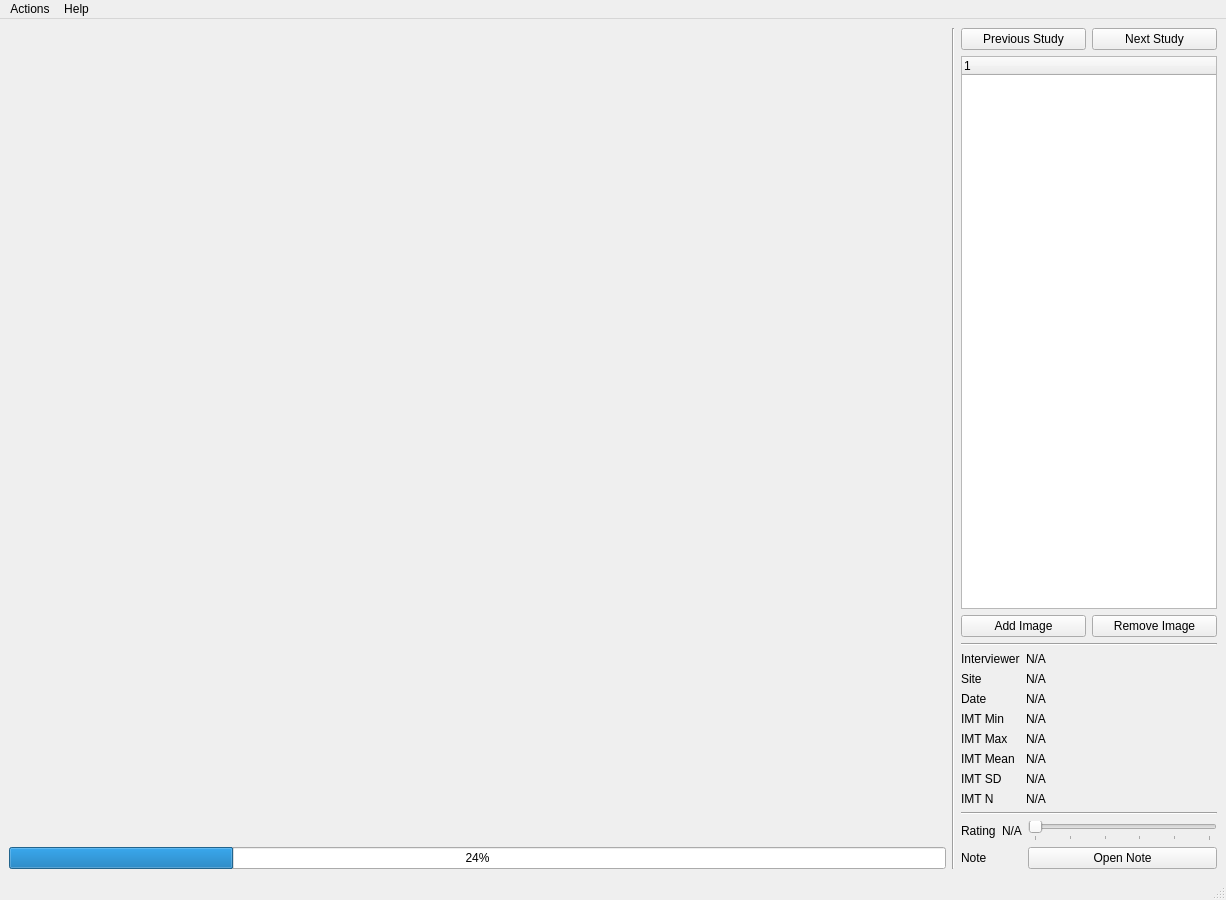
<?xml version="1.0" encoding="UTF-8"?>
<ui version="4.0">
 <class>QMainAlderWindow</class>
 <widget class="QMainWindow" name="QMainAlderWindow">
  <property name="windowModality">
   <enum>Qt::ApplicationModal</enum>
  </property>
  <property name="enabled">
   <bool>true</bool>
  </property>
  <property name="geometry">
   <rect>
    <x>0</x>
    <y>0</y>
    <width>1226</width>
    <height>900</height>
   </rect>
  </property>
  <property name="sizePolicy">
   <sizepolicy hsizetype="Expanding" vsizetype="Expanding">
    <horstretch>0</horstretch>
    <verstretch>0</verstretch>
   </sizepolicy>
  </property>
  <property name="minimumSize">
   <size>
    <width>800</width>
    <height>600</height>
   </size>
  </property>
  <property name="acceptDrops">
   <bool>false</bool>
  </property>
  <property name="windowTitle">
   <string>Alder</string>
  </property>
  <property name="dockNestingEnabled">
   <bool>true</bool>
  </property>
  <property name="unifiedTitleAndToolBarOnMac">
   <bool>false</bool>
  </property>
  <widget class="QWidget" name="centralwidget">
   <property name="sizePolicy">
    <sizepolicy hsizetype="Expanding" vsizetype="Expanding">
     <horstretch>0</horstretch>
     <verstretch>0</verstretch>
    </sizepolicy>
   </property>
   <property name="contextMenuPolicy">
    <enum>Qt::DefaultContextMenu</enum>
   </property>
   <layout class="QVBoxLayout" name="_2">
    <property name="sizeConstraint">
     <enum>QLayout::SetDefaultConstraint</enum>
    </property>
    <item>
     <layout class="QHBoxLayout" name="mainLayout">
      <item>
       <layout class="QVBoxLayout" name="renderLayout">
        <item>
         <widget class="QVTKWidget" name="renderWidget">
          <property name="sizePolicy">
           <sizepolicy hsizetype="Expanding" vsizetype="Expanding">
            <horstretch>0</horstretch>
            <verstretch>0</verstretch>
           </sizepolicy>
          </property>
         </widget>
        </item>
        <item>
         <widget class="QProgressBar" name="progressBar">
          <property name="value">
           <number>24</number>
          </property>
         </widget>
        </item>
       </layout>
      </item>
      <item>
       <widget class="Line" name="line1">
        <property name="orientation">
         <enum>Qt::Vertical</enum>
        </property>
       </widget>
      </item>
      <item>
       <layout class="QVBoxLayout" name="panelLayout">
        <item>
         <layout class="QHBoxLayout" name="studyButtonLayout">
          <item>
           <widget class="QPushButton" name="previousStudyPushButton">
            <property name="text">
             <string>Previous Study</string>
            </property>
           </widget>
          </item>
          <item>
           <widget class="QPushButton" name="nextStudyPushButton">
            <property name="text">
             <string>Next Study</string>
            </property>
           </widget>
          </item>
         </layout>
        </item>
        <item>
         <widget class="QTreeWidget" name="studyTreeWidget">
          <property name="sizePolicy">
           <sizepolicy hsizetype="Minimum" vsizetype="Expanding">
            <horstretch>0</horstretch>
            <verstretch>0</verstretch>
           </sizepolicy>
          </property>
         </widget>
        </item>
        <item>
         <layout class="QHBoxLayout" name="imageButtonLayout">
          <item>
           <widget class="QPushButton" name="addImagePushButton">
            <property name="text">
             <string>Add Image</string>
            </property>
           </widget>
          </item>
          <item>
           <widget class="QPushButton" name="removeImagePushButton">
            <property name="text">
             <string>Remove Image</string>
            </property>
           </widget>
          </item>
         </layout>
        </item>
        <item>
         <widget class="Line" name="line2">
          <property name="orientation">
           <enum>Qt::Horizontal</enum>
          </property>
         </widget>
        </item>
        <item>
         <layout class="QFormLayout" name="formLayout">
          <property name="fieldGrowthPolicy">
           <enum>QFormLayout::AllNonFixedFieldsGrow</enum>
          </property>
          <item row="0" column="0">
           <widget class="QLabel" name="interviewerLabel">
            <property name="sizePolicy">
             <sizepolicy hsizetype="Fixed" vsizetype="Preferred">
              <horstretch>0</horstretch>
              <verstretch>0</verstretch>
             </sizepolicy>
            </property>
            <property name="text">
             <string>Interviewer</string>
            </property>
           </widget>
          </item>
          <item row="0" column="1">
           <widget class="QLabel" name="interviewerValueLabel">
            <property name="text">
             <string>N/A</string>
            </property>
           </widget>
          </item>
          <item row="1" column="0">
           <widget class="QLabel" name="siteLabel">
            <property name="sizePolicy">
             <sizepolicy hsizetype="Fixed" vsizetype="Preferred">
              <horstretch>0</horstretch>
              <verstretch>0</verstretch>
             </sizepolicy>
            </property>
            <property name="text">
             <string>Site</string>
            </property>
           </widget>
          </item>
          <item row="1" column="1">
           <widget class="QLabel" name="siteValueLabel">
            <property name="text">
             <string>N/A</string>
            </property>
           </widget>
          </item>
          <item row="2" column="0">
           <widget class="QLabel" name="dateLabel">
            <property name="sizePolicy">
             <sizepolicy hsizetype="Fixed" vsizetype="Preferred">
              <horstretch>0</horstretch>
              <verstretch>0</verstretch>
             </sizepolicy>
            </property>
            <property name="text">
             <string>Date</string>
            </property>
           </widget>
          </item>
          <item row="2" column="1">
           <widget class="QLabel" name="dateValueLabel">
            <property name="text">
             <string>N/A</string>
            </property>
           </widget>
          </item>
          <item row="3" column="0">
           <widget class="QLabel" name="minLabel">
            <property name="sizePolicy">
             <sizepolicy hsizetype="Fixed" vsizetype="Preferred">
              <horstretch>0</horstretch>
              <verstretch>0</verstretch>
             </sizepolicy>
            </property>
            <property name="text">
             <string>IMT Min</string>
            </property>
           </widget>
          </item>
          <item row="3" column="1">
           <widget class="QLabel" name="minValueLabel">
            <property name="text">
             <string>N/A</string>
            </property>
           </widget>
          </item>
          <item row="4" column="0">
           <widget class="QLabel" name="maxLabel">
            <property name="sizePolicy">
             <sizepolicy hsizetype="Fixed" vsizetype="Preferred">
              <horstretch>0</horstretch>
              <verstretch>0</verstretch>
             </sizepolicy>
            </property>
            <property name="text">
             <string>IMT Max</string>
            </property>
           </widget>
          </item>
          <item row="4" column="1">
           <widget class="QLabel" name="maxValueLabel">
            <property name="text">
             <string>N/A</string>
            </property>
           </widget>
          </item>
          <item row="5" column="0">
           <widget class="QLabel" name="meanLabel">
            <property name="sizePolicy">
             <sizepolicy hsizetype="Fixed" vsizetype="Preferred">
              <horstretch>0</horstretch>
              <verstretch>0</verstretch>
             </sizepolicy>
            </property>
            <property name="text">
             <string>IMT Mean</string>
            </property>
           </widget>
          </item>
          <item row="5" column="1">
           <widget class="QLabel" name="meanValueLabel">
            <property name="text">
             <string>N/A</string>
            </property>
           </widget>
          </item>
          <item row="6" column="0">
           <widget class="QLabel" name="sdLabel">
            <property name="sizePolicy">
             <sizepolicy hsizetype="Fixed" vsizetype="Preferred">
              <horstretch>0</horstretch>
              <verstretch>0</verstretch>
             </sizepolicy>
            </property>
            <property name="text">
             <string>IMT SD</string>
            </property>
           </widget>
          </item>
          <item row="6" column="1">
           <widget class="QLabel" name="sdValueLabel">
            <property name="text">
             <string>N/A</string>
            </property>
           </widget>
          </item>
          <item row="7" column="0">
           <widget class="QLabel" name="nLabel">
            <property name="sizePolicy">
             <sizepolicy hsizetype="Fixed" vsizetype="Preferred">
              <horstretch>0</horstretch>
              <verstretch>0</verstretch>
             </sizepolicy>
            </property>
            <property name="text">
             <string>IMT N</string>
            </property>
           </widget>
          </item>
          <item row="7" column="1">
           <widget class="QLabel" name="nValueLabel">
            <property name="text">
             <string>N/A</string>
            </property>
           </widget>
          </item>
         </layout>
        </item>
        <item>
         <widget class="Line" name="line3">
          <property name="orientation">
           <enum>Qt::Horizontal</enum>
          </property>
         </widget>
        </item>
        <item>
         <layout class="QGridLayout" name="inputLayout">
          <item row="1" column="0">
           <widget class="QLabel" name="noteLabel">
            <property name="text">
             <string>Note</string>
            </property>
           </widget>
          </item>
          <item row="0" column="1">
           <widget class="QLabel" name="ratingValueLabel">
            <property name="sizePolicy">
             <sizepolicy hsizetype="Fixed" vsizetype="Preferred">
              <horstretch>0</horstretch>
              <verstretch>0</verstretch>
             </sizepolicy>
            </property>
            <property name="text">
             <string>N/A</string>
            </property>
           </widget>
          </item>
          <item row="0" column="0">
           <widget class="QLabel" name="ratingLabel">
            <property name="sizePolicy">
             <sizepolicy hsizetype="Fixed" vsizetype="Preferred">
              <horstretch>0</horstretch>
              <verstretch>0</verstretch>
             </sizepolicy>
            </property>
            <property name="text">
             <string>Rating</string>
            </property>
           </widget>
          </item>
          <item row="0" column="2">
           <widget class="QSlider" name="ratingSlider">
            <property name="sizePolicy">
             <sizepolicy hsizetype="Preferred" vsizetype="Fixed">
              <horstretch>0</horstretch>
              <verstretch>0</verstretch>
             </sizepolicy>
            </property>
            <property name="maximum">
             <number>5</number>
            </property>
            <property name="orientation">
             <enum>Qt::Horizontal</enum>
            </property>
            <property name="invertedAppearance">
             <bool>false</bool>
            </property>
            <property name="tickPosition">
             <enum>QSlider::TicksBelow</enum>
            </property>
            <property name="tickInterval">
             <number>0</number>
            </property>
           </widget>
          </item>
          <item row="1" column="2">
           <widget class="QPushButton" name="notePushButton">
            <property name="sizePolicy">
             <sizepolicy hsizetype="Preferred" vsizetype="Fixed">
              <horstretch>0</horstretch>
              <verstretch>0</verstretch>
             </sizepolicy>
            </property>
            <property name="text">
             <string>Open Note</string>
            </property>
           </widget>
          </item>
         </layout>
        </item>
       </layout>
      </item>
     </layout>
    </item>
   </layout>
  </widget>
  <widget class="QMenuBar" name="menubar">
   <property name="geometry">
    <rect>
     <x>0</x>
     <y>0</y>
     <width>1226</width>
     <height>25</height>
    </rect>
   </property>
   <widget class="QMenu" name="menuActions">
    <property name="title">
     <string>Actions</string>
    </property>
    <addaction name="actionOpenStudy"/>
    <addaction name="actionPreviousStudy"/>
    <addaction name="actionNextStudy"/>
    <addaction name="separator"/>
    <addaction name="actionLogin"/>
    <addaction name="separator"/>
    <addaction name="actionUsers"/>
    <addaction name="actionExit"/>
   </widget>
   <widget class="QMenu" name="menuHelp">
    <property name="title">
     <string>Help</string>
    </property>
    <addaction name="actionAbout"/>
    <addaction name="actionManual"/>
   </widget>
   <addaction name="menuActions"/>
   <addaction name="menuHelp"/>
  </widget>
  <widget class="QStatusBar" name="statusbar"/>
  <action name="actionOpenStudy">
   <property name="enabled">
    <bool>false</bool>
   </property>
   <property name="text">
    <string>Open Study</string>
   </property>
   <property name="statusTip">
    <string>Open a study from the database</string>
   </property>
   <property name="shortcut">
    <string>Ctrl+S</string>
   </property>
  </action>
  <action name="actionPreviousStudy">
   <property name="enabled">
    <bool>false</bool>
   </property>
   <property name="text">
    <string>Previous Study</string>
   </property>
  </action>
  <action name="actionNextStudy">
   <property name="enabled">
    <bool>false</bool>
   </property>
   <property name="text">
    <string>Next Study</string>
   </property>
  </action>
  <action name="actionLogin">
   <property name="text">
    <string>Login</string>
   </property>
  </action>
  <action name="actionUsers">
   <property name="text">
    <string>Users</string>
   </property>
  </action>
  <action name="actionExit">
   <property name="text">
    <string>Exit</string>
   </property>
  </action>
  <action name="actionAbout">
   <property name="text">
    <string>About</string>
   </property>
  </action>
  <action name="actionManual">
   <property name="text">
    <string>Manual</string>
   </property>
  </action>
 </widget>
 <customwidgets>
  <customwidget>
   <class>QVTKWidget</class>
   <extends>QWidget</extends>
   <header>QVTKWidget.h</header>
  </customwidget>
 </customwidgets>
 <resources/>
 <connections/>
</ui>
